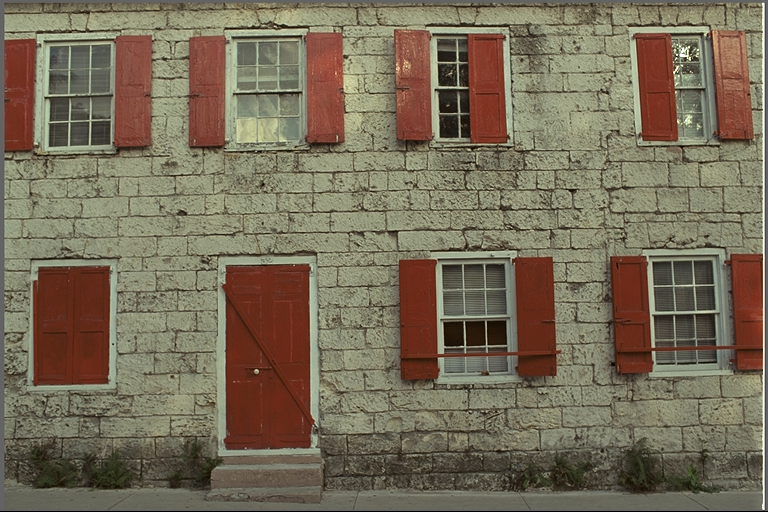
%> input picture kodak24/kodim1.png, 768 x 512 px
$ octave --eval "TCSVT;"   (GNU Octave 9; MATLAB toolbox functions it lacks are replaced by stand-ins)
%> lines starting %> are read from the running program, lines starting %| are printed output that depends on the picture
function TCSVT()
 for kod = 1:24
% inputName = 'kodak24\kodim20.png';
 inputName = ['kodak24\kodim',num2str(kod),'.png'];
outputName = '01.jpg';
CELL_SIZE = 8; %greater than 4
img = imread(inputName);
%> img is the input picture: size 512x768x3 uint8; mean R, G, B 119.8, 108.7, 88.4
%%% MAPPER RGB -> YCbCr
ycbcr_img = rgb2ycbcr(img);
%> ycbcr_img: size 512x768x3 uint8; mean of channels 1, 2, 3 110.2, 117.4, 134.3
y_image =ycbcr_img(:, :, 1);
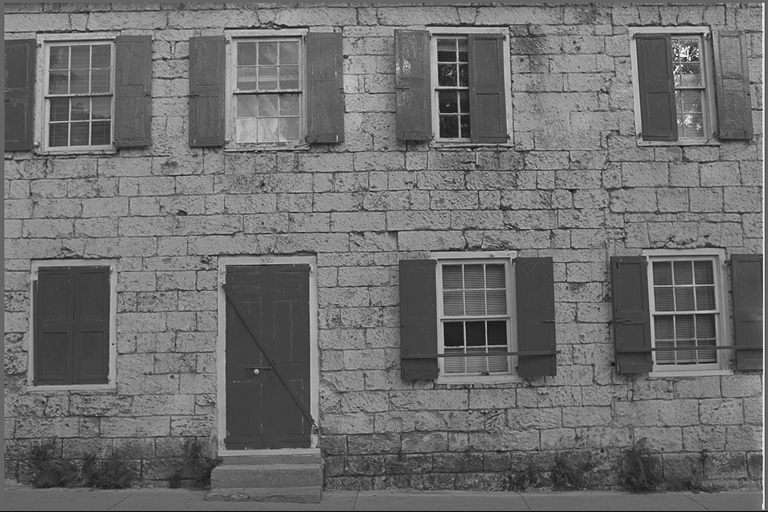
%> y_image: size 512x768 uint8; min 16, max 235, mean 110.2
cb_image =ycbcr_img(:, :, 2);
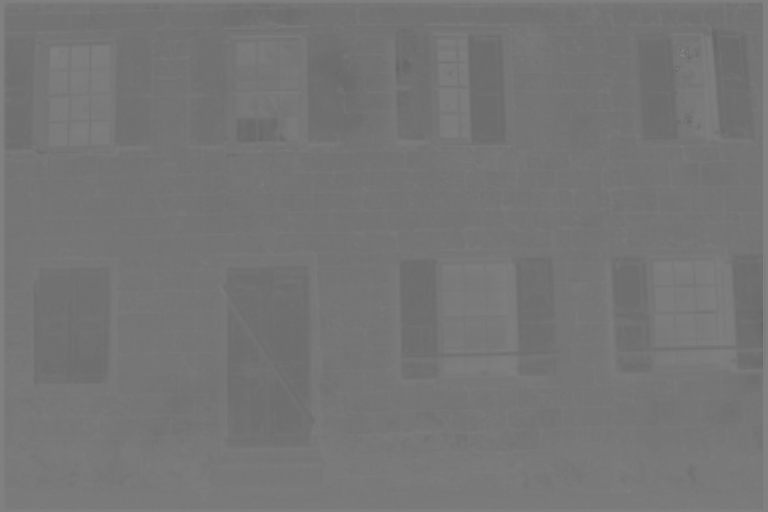
%> cb_image: size 512x768 uint8; min 98, max 130, mean 117.4
cr_image =ycbcr_img(:, :, 3);
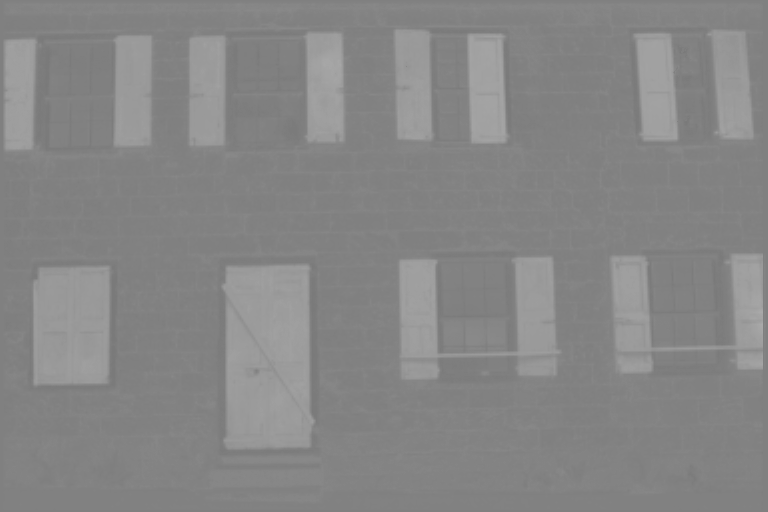
%> cr_image: size 512x768 uint8; min 121, max 170, mean 134.3
%%% Turn into cells 8x8
repeat_height = size(y_image, 1)/CELL_SIZE;
%> repeat_height = 64
repeat_width = size(y_image, 2)/CELL_SIZE;
%> repeat_width = 96
repeat_height_mat = repmat(CELL_SIZE, [1 repeat_height]);
%> repeat_height_mat = 64 values from 8 to 8
repeat_width_mat = repmat(CELL_SIZE, [1 repeat_width]);
%> repeat_width_mat = 96 values from 8 to 8
y_sub_image = mat2cell(y_image, repeat_height_mat, repeat_width_mat);
%> y_sub_image = 6144 items
cb_sub_image = mat2cell(cb_image, repeat_height_mat, repeat_width_mat);
%> cb_sub_image = 6144 items
cr_sub_image = mat2cell(cr_image, repeat_height_mat, repeat_width_mat);
%> cr_sub_image = 6144 items

y_sub_dct = y_sub_image;
%> y_sub_dct = 6144 items
cb_sub_dct = cb_sub_image;
%> cb_sub_dct = 6144 items
cr_sub_dct = cr_sub_image;
%> cr_sub_dct = 6144 items

for i=1:repeat_height
    for j=1:repeat_width
        y_sub_image{i, j} = dcTransform(y_sub_image{i, j});
        y_sub_dct{i,j} = getDCT(y_sub_image{i,j});
    end
end

for i=1:repeat_height
    for j=1:repeat_width
        cb_sub_image{i, j} = dcTransform(cb_sub_image{i, j});
        cb_sub_dct{i,j} = getDCT(cb_sub_image{i,j});
    end
end

for i=1:repeat_height
    for j=1:repeat_width
        cr_sub_image{i, j} = dcTransform(cr_sub_image{i, j});
        cr_sub_dct{i,j} = getDCT(cr_sub_image{i,j});
    end
end

hist_out = GetInvCoffHist(y_sub_dct, repeat_height, repeat_width);
mse_table = estBlockDistortionInd(hist_out);
rate_table = estBlockRateInd(hist_out, repeat_height, repeat_width);

cb_hist_out = GetInvCoffHist(cb_sub_dct, repeat_height, repeat_width);
cb_mse_table = estBlockDistortionInd(cb_hist_out);
cb_rate_table = estBlockRateInd(cb_hist_out, repeat_height, repeat_width);

cr_hist_out = GetInvCoffHist(cr_sub_dct, repeat_height, repeat_width);
cr_mse_table = estBlockDistortionInd(cr_hist_out);
cr_rate_table = estBlockRateInd(cr_hist_out, repeat_height, repeat_width);

%---初始化/参数设定
generations=30;                                %迭代次数
popnum=16;                                     %种群大小(须为偶数)
global poplength
poplength=128;                                            %个体长度
lumMat = [
    16 11 10 16 24 40 51 61 ...
    12 12 14 19 26 58 60 55 ...
    14 13 16 24 40 57 69 56 ...
    14 17 22 29 51 87 80 62 ...
    18 22 37 56 68 109 103 77 ...
    24 35 55 64 81 104 113 92 ...
    49 64 78 87 103 121 120 101 ...
    72 92 95 98 112 100 103 99];
chromMat = [
             17 18 24 47 99 99 99 99 ...
             18 21 26 66 99 99 99 99 ...
             24 26 56 99 99 99 99 99 ...
             47 66 99 99 99 99 99 99 ...
             99 99 99 99 99 99 99 99 ...
             99 99 99 99 99 99 99 99 ...
             99 99 99 99 99 99 99 99 ...
             99 99 99 99 99 99 99 99];
 Lum_Chro = [ lumMat chromMat];
populationlum = zeros(popnum,128);
for i = 1:popnum
   %   out = quantLumMat(lumMat, i);
    out = quantLumMat(Lum_Chro, (50 - ((i) - popnum/2)*5));
    populationlum(i,:) = out;
end
% [5 lines of commented-out code are left out]

 basevalue_est = MSE_chrom(populationlum, y_sub_image, y_sub_dct, cb_sub_image, cb_sub_dct, cr_sub_image, cr_sub_dct,repeat_height, repeat_width, outputName, 1, mse_table, rate_table,cb_mse_table, cb_rate_table,cr_mse_table, cr_rate_table);
 % figure
% plot(basevalue_est(:,1),basevalue_est(:,2),'-*b');                 %作图

% figure
%---开始迭代进化
 for gene=1:generations                      %开始迭代

    px=size(populationlum,1);
    if mod(px,2)~=0
        populationlum(px+1,:)=Lum_Chro;
    end
    newpopulation=ones(size(populationlum,1),poplength);
    for i = 1:2:px-1
        a=rand();
        if(a<=0.2)
            cpoint = 64;
            index = getTopKPostion(mse_table, rate_table,cb_mse_table, cb_rate_table,cr_mse_table,cr_rate_table, populationlum(i,:), populationlum(i+1,:), cpoint);
            newpopulation(i,:) = populationlum(i,:);
            newpopulation(i, index) = populationlum(i+1, index);
            index = getTopKPostion(mse_table, rate_table,cb_mse_table, cb_rate_table,cr_mse_table,cr_rate_table,populationlum(i+1,:), populationlum(i,:), cpoint);
            newpopulation(i+1,:) = populationlum(i+1,:);
            newpopulation(i+1, index) = populationlum(i, index);              %交叉
        else
            b=rand();
            if b<=0.5
                if gene<generations/2
                   temp =round(rand.*127)+1;
                else
                   temp = 16;
                end
                newpopulation(i,:) = populationlum(i,:);
                newpopulation(i+1,:) = populationlum(i+1,:);
                %            [add_index, minus_index] = getTopKPostionForMut(mse_table, rate_table, populationlum(i,:), temp);%lp
                [ minus_index,index_new] = getTopKPostionForMut(mse_table, rate_table,cb_mse_table, cb_rate_table,cr_mse_table,cr_rate_table, populationlum(i,:), temp);
                populationlum(i,index_new(1,:)) = minus_index(1,index_new(1,:));
                [ minus_index,index_new] = getTopKPostionForMut(mse_table, rate_table,cb_mse_table, cb_rate_table,cr_mse_table,cr_rate_table, populationlum(i+1,:), temp);
                populationlum(i+1,index_new(1,:)) = minus_index(1,index_new(1,:));
            else
                newpopulation(i,:) = populationlum(i,:);              %变异二
                newpopulation(i+1,:) = populationlum(i+1,:);
                q=round(rand.*100)+1;
                if q<1
                    q=1;
                    scale=50*100/q;
                end
                if q>100
                    q=100;
                    scale=200-q*2;
                end
                if q<50
                    scale=50*100/q;
                else
                    scale=200-q*2;
                end
                for j=1:128
                    newpopulation(i,j)=round((newpopulation(i,j)*scale+50)/100);
                    if newpopulation(i,j)<1
                        newpopulation(i,j)=1;
                    else
                        if newpopulation(i,j)>255
                            newpopulation(i,j)=255;
                        end
                    end
                end
                for k=1:128
                    newpopulation(i+1,k)=round((newpopulation(i+1,k)*scale+50)/100);
                    if newpopulation(i+1,k)<1
                        newpopulation(i+1,k)=1;
                    else
                        if newpopulation(i+1,k)>255
                            newpopulation(i+1,k)=255;
                        end
                    end
                end
            end
        end
    end
    newpopulation=[populationlum;newpopulation];                               %合并父子种群
%     functionvalue=MSE(newpopulation, y_sub_image, y_sub_dct, repeat_height, repeat_width, outputName, 1, mse_table, rate_table);
    [functionvalue,y_mse,cbcr_mse]=MSE_chrom(newpopulation, y_sub_image, y_sub_dct, cb_sub_image, cb_sub_dct, cr_sub_image, cr_sub_dct,repeat_height, repeat_width, outputName, 1, mse_table, rate_table,cb_mse_table, cb_rate_table,cr_mse_table, cr_rate_table);
    cv1 = functionvalue(:,1) - basevalue_est(1,1);
    cv2 = basevalue_est(size(basevalue_est,1),1) - functionvalue(:,1);
    cv1(cv1 < 0)= 0;
    cv2(cv2 < 0) = 0;
    cv = cv1 + cv2;
%     [frontvalue, ~] = NDSort(functionvalue, cv, inf);
    [frontvalue, ~] = NDSort(functionvalue, inf);
    newnum=numel(frontvalue,frontvalue<=1);                              %前fnum个面的个体数
    if(newnum <50)
        populationlum(1:newnum,:)=newpopulation(frontvalue<=1,:);
    else
        populationlum_temp(1:newnum,:)=newpopulation(frontvalue<=1,:);
        % convex hull
        point = functionvalue(frontvalue<=1,:);
        point(newnum + 1,:)=[point(1,1)+10, point(size(point,1),2)+10];
        [point, index]=unique( point,'rows');
        populationlum_temp_new(1:size(index,1)-1,:)= populationlum_temp(index(1:size(index,1)-1),:);
        dt = delaunayTriangulation(point(:,1),point(:,2));
        k = convexHull(dt);
        functionvalue_gen = [dt.Points(k,1) dt.Points(k,2)];
        populationlum = populationlum_temp(1,:);%初始化populationlum
        populationlum(1:size(k,1)-2,:) = populationlum_temp_new(k(k(1:size(k,1)-1,1)<size(dt.Points,1)),:);
        functionvalue_gen_new = functionvalue_gen(1:size(functionvalue_gen(:,1))-2,:);
        n=size(k,1)-1;
      if gene<20
          for r =1:(size(functionvalue_gen,1)-3)
              c= (functionvalue_gen(r+1,1)- functionvalue_gen(r,1)).^2+(functionvalue_gen(r+1,2)- functionvalue_gen(r,2)).^2;
              if c>15
                  popolationlum_new= populationlum(r+1,:);
                  ratelow = functionvalue_gen(r+1,1);
                  ratehigh = functionvalue_gen(r,1);
                  quality = 50 - (ratelow - ratehigh)*50/ratelow
                   populationlum(n,:)=quantLumMat(popolationlum_new, quality);
                   n = n+1;%5.6修改
              end
          end
      end
    end

    [functionvalue,y_mse,cbcr_mse]=MSE_chrom(newpopulation, y_sub_image, y_sub_dct, cb_sub_image, cb_sub_dct, cr_sub_image, cr_sub_dct,repeat_height, repeat_width, outputName, 1, mse_table, rate_table,cb_mse_table, cb_rate_table,cr_mse_table, cr_rate_table);
%      ycbcr_mse(:,1) =y_mse ./cbcr_mse;
     Next = (y_mse ./cbcr_mse)>1;
     index = find(Next);
     dlmwrite(['./NEWKODIM/Qtable/kodim',num2str(kod),'.txt'],newpopulation(index,:),'-append');
     dlmwrite(['./NEWKODIM/fitness/kodim',num2str(kod),'.txt'],functionvalue(index,:),'-append');
     dlmwrite(['./NEWKODIM/mse/kodim',num2str(kod),'.txt'],[y_mse,cbcr_mse],'-append');
% [7 lines of commented-out code are left out]
 end

% [25 lines of commented-out code are left out]
 end
 kod = kod+1;
end


% [161 lines left out: functions getTopKPostion, getTopKPostionForMut, quantLumMat, not called in this run]
%> (the run ends here)
